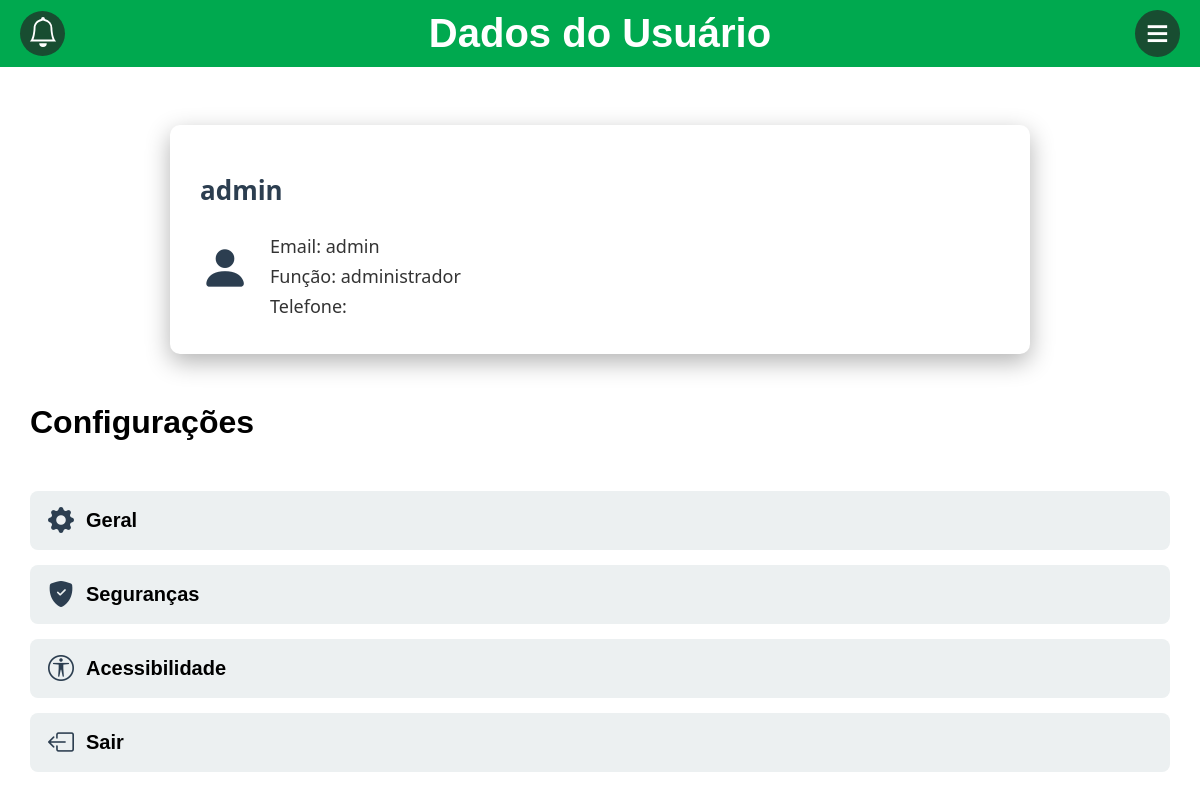
/public/dadosDoUsuario.php (signed in), run on the app's committed database.
### tables this page shows
create table Usuario (
	id_usuario INT NOT NULL AUTO_INCREMENT PRIMARY KEY,
    nome_usuario VARCHAR(45) NOT NULL,
    email_usuario VARCHAR(45) not null,
    senha_usuario VARCHAR(255) not null,
    telefone_usuario VARCHAR(9),
    funcao_usuario ENUM('administrador', 'normal')
);

### public/dadosDoUsuario.php (the view, shortened to what this page needs)
<?php
    include "../db.php";
    $id_usuario = $_SESSION['id_usuario'];
    $sql = "SELECT nome_usuario, email_usuario, funcao_usuario, telefone_usuario FROM usuario WHERE id_usuario = ?";
    $stmt = $conn->prepare($sql);
    $stmt->bind_param("i", $id_usuario);
    $stmt->execute();
    $result = $stmt->get_result();
    if ($result->num_rows > 0) {
        $dados_usuario = $result->fetch_assoc();
        $nome_usuario = $dados_usuario['nome_usuario'];
        $email_usuario = $dados_usuario['email_usuario'];
        $funcao_usuario = $dados_usuario['funcao_usuario'];
        $telefone_usuario = $dados_usuario['telefone_usuario'];
    } else {
        $nome_usuario = "Usuário não encontrado";
        $email_usuario = "N/A";
        $funcao_usuario = "N/A";
        $telefone_usuario = "N/A";
    }
?>
<!DOCTYPE html>
<html lang="pt-br">
<head>
    <link rel="stylesheet" href="../styles/style.css">
    <link rel="stylesheet" href="https://cdn.jsdelivr.net/npm/bootstrap-icons@1.12.1/font/bootstrap-icons.min.css">
</head>
<body>
    <header>
        <div class="navbar">
        <div class="btnNavBar"><a href="notificacao.php"><img src="../assets/icons/bell.svg" alt=""></a></div>
        <h1>Dados do Usuário</h1>
        <button class="nav-button" onclick="alternarMenu()"> ≡</button>
        </div>
    </header>
    <br>
    <main>
        <div class="dadosUsuario">
             <h1><?php echo htmlspecialchars($nome_usuario); ?></h1>
             <div class="flex">
                <i class="bi bi-person-fill"></i>
                <div class="textoDadosUsuario">
                  <h2>Email: <?php echo htmlspecialchars($email_usuario); ?></h2>
                  <h2>Função: <?php echo htmlspecialchars($funcao_usuario); ?></h2>
                  <h2>Telefone: <?php echo htmlspecialchars($telefone_usuario); ?></h2>
              </div>
          </div>
        </div>
    <h1 class="configuracoesDados">Configurações</h1>
    <div class="configuracoesDados">
        <a href="geral.php" class="iconDadosUsuario">
        <i class="bi bi-gear-fill"></i>
        <h2>Geral</h2>
        </a>
        <a href="seguranca.php" class="iconDadosUsuario">
        <i class="bi bi-shield-fill-check"></i>
        <h2>Seguranças</h2>
        </a>
        <a href="acessibilidade.php" class="iconDadosUsuario">
        <i class="bi bi-universal-access-circle"></i>
        <h2>Acessibilidade</h2>
        </a>
        <a href="logout.php?logout=true" class="iconDadosUsuario">
        <i class="bi bi-box-arrow-left"></i>
        <h2>Sair</h2>
        </a>
    </div>
    </main>
</body>
</html>

### styles/style.css (style rules this page uses)
.flex { flex: auto; }
.dadosUsuario { max-width: 800px; margin: 40px auto; background-color: #ffffff; border-radius: 10px; box-shadow: 0 8px 24px rgba(0, 0, 0, 0.3); padding: 30px; font-family: 'Segoe UI', sans-serif; color: #333; }
.dadosUsuario h1 { font-size: 26px; margin-bottom: 20px; color: #2c3e50; }
.flex { display: flex; align-items: flex-start; gap: 20px; }
.flex i { font-size: 50px; color: #2c3e50; margin-top: 5px; }
.textoDadosUsuario h2 { font-size: 18px; margin: 6px 0; font-weight: 400; }
.configuracoesDados { margin: 50px 30px 20px 30px; }
.iconDadosUsuario { display: flex; align-items: center; gap: 12px; background-color: #ecf0f1; padding: 14px 18px; border-radius: 8px; margin-bottom: 15px; transition: background-color 0.3s; cursor: pointer; text-decoration: none; color: inherit; }
.iconDadosUsuario i { font-size: 26px; color: #2c3e50; }
.iconDadosUsuario h2 { margin: 0; font-size: 20px; }
body { font-family: Arial, sans-serif; margin: 0; padding: 0; }
.navbar { display: flex; justify-content: space-between; align-items: center; background-color: #00a94f; padding: 10px 20px; position: relative; }
.btnNavBar { background: none; border: none; cursor: pointer; font-size: 40px; color: white; background-color: #184d31; border-radius: 50%; width: 45px; transition: .5s; }
.btnNavBar img { width: 30px; height: auto; position: relative; left: 8px; filter: brightness(0) invert(1); }
.navbar h1 { flex-grow: 1; text-align: center; color: white; font-size: 40px; margin: 0; }
.nav-button { background: none; border: none; cursor: pointer; font-size: 40px; color: white; background-color: #184d31; border-radius: 50%; width: 45px; transition: .5s; }

### data on the page
usuario: nome_usuario "admin", email_usuario "admin", funcao_usuario "administrador"
